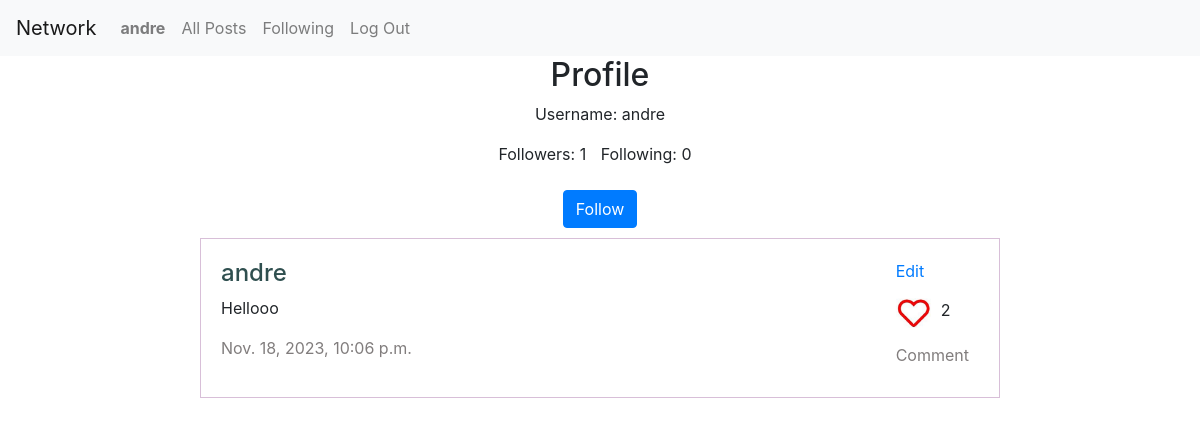
/profile/1 (signed in), run on the app's committed database.
### network/models.py (models this page shows, shortened)
class User(AbstractUser):
    pass

class Post(models.Model):
    user = models.ForeignKey(User, on_delete=models.CASCADE, related_name="posts")
    content = models.TextField()
    timestamp = models.DateTimeField(auto_now_add=True)
    likes_post = models.IntegerField(default=0)

### network/views.py (the view)
# urls.py: path("profile/<int:user_id>", views.profile, name="profile"),
@login_required
def profile(request, user_id):
    user = User.objects.get(id=user_id)
    posts = Post.objects.filter(user=user_id).order_by("-timestamp").all()
    followers = Follow.objects.filter(following=user_id).count()
    following = Follow.objects.filter(user=user_id).count()
    if request.user.is_authenticated:
        if request.user == user_id:
            return render(request, "network/profile.html", {
                "user_id": user,
                "posts": posts,
                "followers": followers,
                "following": following
            })
        else:
            return render(request, "network/profile.html", {
                "user_id": user,
                "posts": posts,
                "followers": followers,
                "following": following,
                "follow": True
            })
    else:
        return HttpResponseRedirect(reverse("login"))

### network/templates/network/profile.html (shortened to what this page needs)
{% extends "network/layout.html" %}
{% load static %}
{% block body %}
    <div id="info-profile">
        <h2>Profile</h2>
        <div>
            <p>Username: {{ user.username }}</p>
            <div id="follow-profile">
                <span>Followers: {{ followers }}</span>
                <span>Following: {{ following }}</span>
            </div>
        </div>
        <br>
        <div class="follow-but">
            <button class="btn btn-primary" data-userid="{{ user.id }}">Follow</button>
        </div>
    </div>
    {% for post in posts %}
        <div class="post-views">
            <span>
                <a href="{% url 'profile' post.user.id %}" class="user-id"><h4>{{ post.user }}</h4></a>
                <p>{{ post.content }}</p>
                <p class="timestamp">{{ post.timestamp }}</p>
            </span>
            <span>
                <div class="post-interaction">
                    <div class="post-but">
                        <a href="#" class="edit-post" data-id="{{ post.id }}">Edit</a>
                    </div>
                    <div class="like-but">
                        <a href="#" class="like-post">
                            <img data-id="{{ post.id }}" src="{% static 'network/images/unlike.png' %}" alt="like button" class="icone-like">
                        </a>
                        <div id="like-{{ post.id }}">{{ post.likes_post }}</div>
                    </div>
                    <div class="post-but">
                        <a href="#" class="comment-post" data-id="{{ post.id }}">Comment</a>
                    </div>
                </div>
            </span>
        </div>
    {% endfor %}
{% endblock body %}

### network/templates/network/layout.html (shortened to what this page needs)
{% load static %}
<!DOCTYPE html>
<html lang="en">
    <head>
        <link rel="stylesheet" href="https://stackpath.bootstrapcdn.com/bootstrap/4.4.1/css/bootstrap.min.css">
        <link href="{% static 'network/styles.css' %}" rel="stylesheet">
    </head>
    <body>
        <nav class="navbar navbar-expand-lg navbar-light bg-light">
            <a class="navbar-brand" href="{% url 'index' %}">Network</a>
            <div>
              <ul class="navbar-nav mr-auto">
                {% if user.is_authenticated %}
                    <li class="nav-item">
                        <a class="nav-link" href="{% url 'profile' user.id %}"><strong>{{ user.username }}</strong></a>
                    </li>
                {% endif %}
                <li class="nav-item">
                  <a class="nav-link" href="{% url 'index' %}">All Posts</a>
                </li>
                {% if user.is_authenticated %}
                    <li class="nav-item">
                        <a class="nav-link" href="{% url 'following' %}">Following</a>
                    </li>
                    <li class="nav-item">
                        <a class="nav-link" href="{% url 'logout' %}">Log Out</a>
                    </li>
                {% endif %}
              </ul>
            </div>
          </nav>
        <div class="body">
            {% block body %}
            {% endblock %}
        </div>
    </body>
</html>

### network/static/network/styles.css (style rules this page uses)
span { word-wrap: break-word; margin-right: 10px; }
.post-views { display: flex; justify-content: space-between; margin-left: 200px; margin-right: 200px; margin-top: 10px; border: 1px solid thistle; padding: 20px; text-align: left; }
#info-profile { text-align: center; margin-left: 200px; margin-right: 200px; }
.post-but { margin-bottom: 10px; }
.like-but { display: flex; margin-top: 15px; margin-bottom: 15px; }
.like-post { margin-right: 10px; }
.user-id { color: darkslategrey; }
.comment-post, .timestamp { color: rgb(129, 125, 125); }
.icone-like { width: 35px; height: 30px; }

### data on the page
User: username "andre"
Post: user "andre", content "Hellooo", timestamp "Nov. 18, 2023, 10:06 p.m.", likes_post "2"

### other printed values
{{ followers }} "1"
{{ following }} "0"
